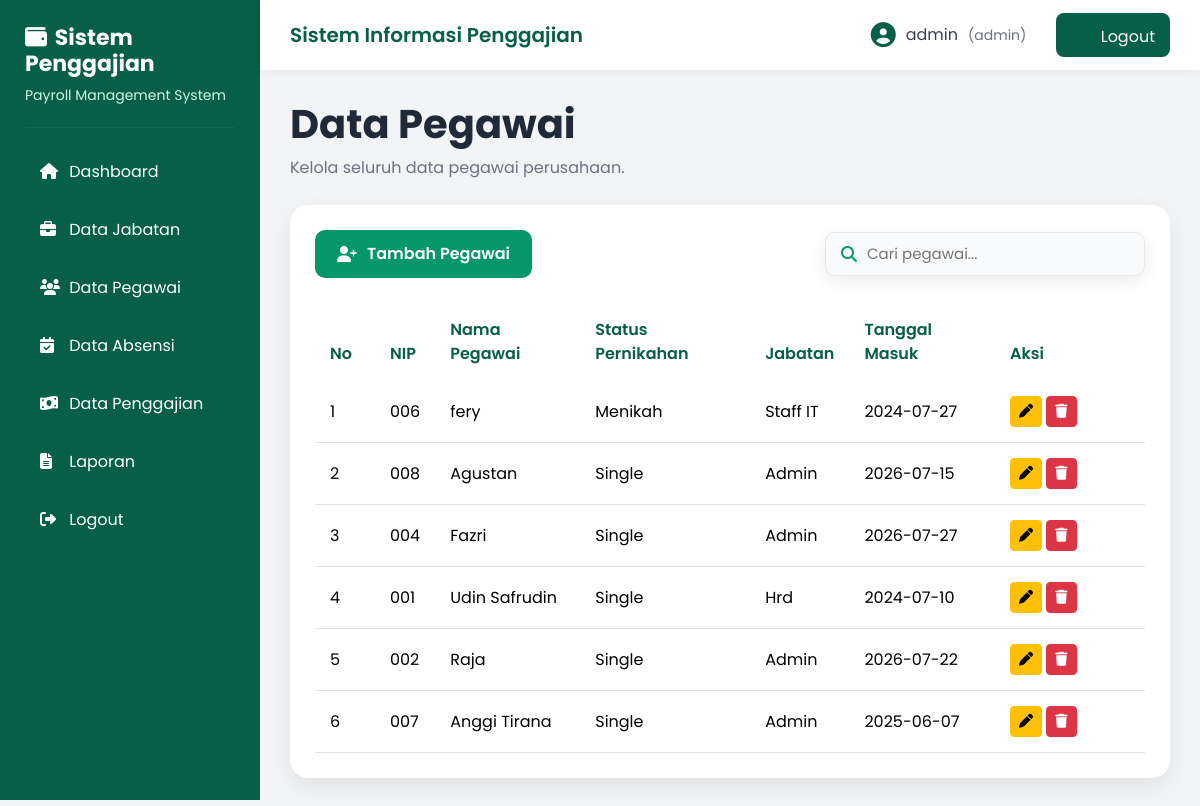
/admin/pegawai/index.php (signed in), run on the app's committed database.
### tables this page shows
CREATE TABLE `pegawai` (
  `id_pegawai` int(11) NOT NULL,
  `nip` varchar(20) NOT NULL,
  `nama_pegawai` varchar(100) NOT NULL,
  `alamat` text NOT NULL,
  `no_hp` varchar(15) DEFAULT NULL,
  `tanggal_masuk` date NOT NULL,
  `id_jabatan` int(11) NOT NULL,
  `status_pernikahan` enum('Single','Menikah') NOT NULL DEFAULT 'Single'
);

CREATE TABLE `jabatan` (
  `id_jabatan` int(11) NOT NULL,
  `nama_jabatan` varchar(100) NOT NULL,
  `gaji_pokok` decimal(12,2) NOT NULL,
  `tunjangan` decimal(12,2) NOT NULL
);

### admin/pegawai/index.php (the view, shortened to what this page needs)
<?php
include '../../config/koneksi.php';
$query = mysqli_query($koneksi, "
SELECT
pegawai.*,
jabatan.nama_jabatan
FROM pegawai
INNER JOIN jabatan
ON pegawai.id_jabatan = jabatan.id_jabatan
ORDER BY id_pegawai DESC
");
include '../../template/header.php';
include '../../template/sidebar.php';
include '../../template/navbar.php';
?>
<div class="content">
    <div class="page-title">
        <h2>
            Data Pegawai
        </h2>
        <p>
            Kelola seluruh data pegawai perusahaan.
        </p>
    </div>
    <div class="card-custom">
        <div class="toolbar">
            <a href="#"
            class="btn-tambah"
            data-bs-toggle="modal"
            data-bs-target="#modalPegawai">
                <i class="fas fa-user-plus"></i>
                Tambah Pegawai
            </a>
            <div class="search-box">
                <i class="fas fa-search"></i>
                <input
                type="text"
                placeholder="Cari pegawai...">
            </div>
        </div>
        <table class="table table-hover">
            <thead>
                <tr>
                    <th width="60">
                        No
                    </th>
                    <th>
                        NIP
                    </th>
                    <th>
Nama Pegawai
</th>
<th>
Status Pernikahan
</th>
<th>
Jabatan
</th>
                    <th>
                        Tanggal Masuk
                    </th>
                    <th width="150">
                        Aksi
                    </th>
                </tr>
            </thead>
            <tbody>
            <?php
            $no=1;
            while($row=mysqli_fetch_assoc($query)){
            ?>
            <tr>
                <td>
                    <?= $no++; ?>
                </td>
                <td>
                    <?= $row['nip']; ?>
                </td>
                <td>
<?= $row['nama_pegawai']; ?>
</td>
<td>
<?= $row['status_pernikahan']; ?>
</td>
<td>
<?= $row['nama_jabatan']; ?>
</td>
                <td>
                    <?= $row['tanggal_masuk']; ?>
                </td>
                <td>
                   <a
                        href="edit.php?id=<?= $row['id_pegawai']; ?>"
                        class="btn btn-warning btn-sm">
                        <i class="fas fa-pen"></i>
                    </a>
                    <a
                        href="proses_hapus.php?id=<?= $row['id_pegawai']; ?>"
                        class="btn btn-danger btn-sm btn-hapus">
                        <i class="fas fa-trash"></i>
                    </a>
                </td>
            </tr>
            <?php } ?>
            </tbody>
        </table>
    </div>
</div>
<?php
include '../../template/footer.php';
?>

### assets/css/style.css (style rules this page uses)
* { margin:0; padding:0; box-sizing:border-box; font-family:'Poppins',sans-serif; }
body { background:#F3F4F6; }
.content { margin-left:260px; padding:30px; }
.btn-tambah { background:#10B981; color:white; padding:12px 18px; border-radius:10px; text-decoration:none; font-weight:600; transition:.3s; }
.toolbar { display:flex; justify-content:space-between; align-items:center; margin-bottom:20px; gap:20px; }
.btn-tambah { background:#059669; color:white; text-decoration:none; padding:12px 22px; border-radius:10px; font-weight:600; display:flex; align-items:center; gap:10px; transition:.3s; }
.search-box { width:320px; background:white; display:flex; align-items:center; gap:12px; padding:12px 18px; border-radius:10px; box-shadow:0 5px 18px rgba(0,0,0,.08); }
.search-box i { color:#059669; }
.search-box input { border:none; outline:none; width:100%; font-size:15px; }
.page-title { margin-bottom:25px; }
.page-title h2 { font-size:40px; font-weight:700; color:#1F2937; margin-bottom:8px; }
.page-title p { color:#6B7280; font-size:16px; }
.card-custom { background:#fff; border-radius:18px; padding:25px; box-shadow:0 8px 25px rgba(0,0,0,.08); }
.toolbar { display:flex; justify-content:space-between; align-items:center; margin-bottom:25px; }
.btn-tambah { background:#059669; color:#fff; text-decoration:none; padding:12px 22px; border-radius:10px; display:flex; align-items:center; gap:10px; font-weight:600; }
.search-box { width:320px; background:#F9FAFB; border:1px solid #E5E7EB; border-radius:10px; padding:10px 15px; display:flex; align-items:center; gap:10px; }
.search-box input { width:100%; border:none; background:transparent; outline:none; }
.table { margin-bottom:0; }
.table thead { background:#ECFDF5; }
.table thead th { color:#065F46; border:none; padding:15px; font-weight:600; }
.table tbody td { padding:15px; vertical-align:middle; }

### data on the page
pegawai: nip "006", nama_pegawai "fery", status_pernikahan "Menikah", id_jabatan.nama_jabatan "Staff IT", tanggal_masuk "2024-07-27"
pegawai: nip "008", nama_pegawai "Agustan", status_pernikahan "Single", id_jabatan.nama_jabatan "Admin", tanggal_masuk "2026-07-15"
pegawai: nip "004", nama_pegawai "Fazri", status_pernikahan "Single", id_jabatan.nama_jabatan "Admin", tanggal_masuk "2026-07-27"
pegawai: nip "001", nama_pegawai "Udin Safrudin", status_pernikahan "Single", id_jabatan.nama_jabatan "Hrd", tanggal_masuk "2024-07-10"
pegawai: nip "002", nama_pegawai "Raja", status_pernikahan "Single", id_jabatan.nama_jabatan "Admin", tanggal_masuk "2026-07-22"
pegawai: nip "007", nama_pegawai "Anggi Tirana", status_pernikahan "Single", id_jabatan.nama_jabatan "Admin", tanggal_masuk "2025-06-07"

### other printed values
$_SESSION['username'] "admin"
$_SESSION['role'] "admin"
